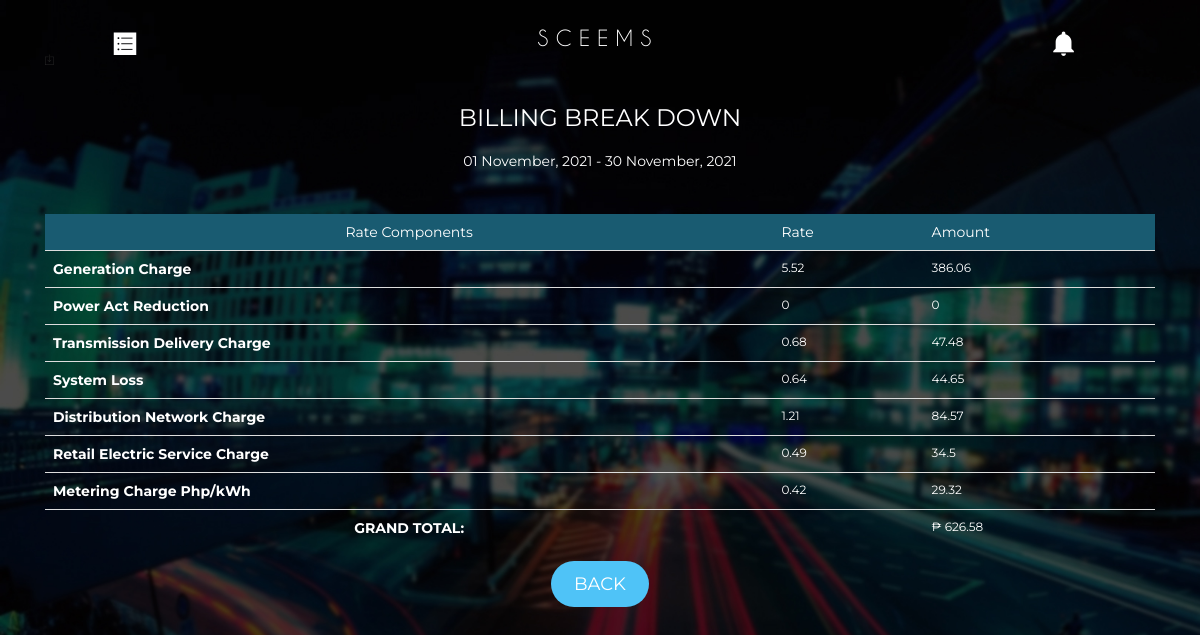
Page /billingbreakdown.php (signed in) on the committed database.
### tables this page shows
CREATE TABLE `price_rates` (
  `price_rates_id` int(11) NOT NULL,
  `account_type_id` int(11) NOT NULL,
  `rate_name` varchar(50) NOT NULL,
  `rate` decimal(10,6) NOT NULL,
  `rate_date` date NOT NULL,
  `rate_status` varchar(10) NOT NULL
);

CREATE TABLE `bill_cycle` (
  `bill_cycle_id` int(11) NOT NULL,
  `account_id` int(11) NOT NULL,
  `previous_meter_reading` decimal(20,6) NOT NULL,
  `present_meter_reading` decimal(20,6) NOT NULL,
  `no_of_data` int(11) NOT NULL,
  `month` varchar(50) NOT NULL,
  `year` varchar(5) NOT NULL,
  `total_bill` decimal(20,6) NOT NULL,
  `payment_status` varchar(20) NOT NULL
);

### billingbreakdown.php (the view, shortened to what this page needs)
<?php session_start();
$account_id = $_SESSION['account_number'];
$account_type_id = $_SESSION['account_type_id'];
$firstday = date('01 F, Y');
$lastday = date('t F, Y');
?>
<!DOCTYPE html>
<html lang="en">
<head>
	<link rel="stylesheet" href="assets/css/bootstrap.min.css">
	<link rel="stylesheet" href="assets/css/ionicons.min.css">
	<link rel="stylesheet" href="assets/css/owl.carousel.css">
	<link rel="stylesheet" href="assets/css/owl.theme.css">
	<link rel="stylesheet" href="assets/css/animate.css">
	<link rel="stylesheet" href="assets/css/style.css">
	<link href="uiassets/css/bootstrap.min.css" rel="stylesheet" />
	<link href="uiassets/css/now-ui-kit.css?v=1.1.0" rel="stylesheet" />
	<link rel="stylesheet" href="https://maxcdn.bootstrapcdn.com/font-awesome/latest/css/font-awesome.min.css" />
	<link rel="stylesheet" href="assets/css/ownstyle.css">
</head>
<body id="banner">
	<header class="sticky" id="header">
		<section class="container">
			<section class="row" id="logo_menu">
				<section style =" -ms-flex: 0 0 16.666667%;  flex: 0 0 16.666667%; max-width: 16.666667%;"><center>
					<button class="btn btn-link ion-ios-list icons"  onclick="location.href = 'billcyclelog.php';" style="	color:white; margin-top:0px; text-align:center;"></button>
				</center></section>
				<section  style ="  flex: 0 0 65.666667%; max-width: 66.666667%; "><center><a class="logo" href=""> S C E E M S</a></center></section>
				<section  style ="-ms-flex: 0 0 16.666667%;  flex: 0 0 16.666667%;  max-width: 16.666667%;"><center>
					<div class="dropdown " >
						<button class="dropbtn ion-android-notifications icons" style="	color:white;"></button><span class="label label-pill label-danger count " style="border-radius:10px;"></span>
					</div>
				</center></section>
			</section>
		</section>
	</header>
	<div class="wrappper">
		<section class="container" style =  "padding-top: 50px; padding-bottom:150px">
			<i class="ion-ios-download-outline"></i>
			<center><h4 style = "color:#fff">BILLING BREAK DOWN</h4>
			<span style= "color:#fff;"><?php echo $firstday, " - ", $lastday ?> </span></center><br><br>
        <table class = "table animated fadeInDown delay-1s">
        <thead style = "background-color:#195b71;" >
        <tr>
        <td style = "color:#fff"><center>Rate Components</center></td>
        <td style = "color:#fff">Rate</td>
        <td style = "color:#fff">Amount</td>
        </tr>
        </thead>
				<tbody id='tbodie'>
        <?php
include "connection.php";
$month = date("F");
$year = date("Y");
$sql = "SELECT * FROM bill_cycle WHERE account_id = $account_id AND month = '$month' AND year = '$year' ;";
$result = $conn ->query($sql);
while($row = $result->fetch_assoc()){
  $tblPrevious = $row['previous_meter_reading'];
  $tblPresent  = $row['present_meter_reading'];
  $tblConsume =$tblPresent - $tblPrevious;
}
$sqlprice = "SELECT rate_name, rate FROM price_rates WHERE account_type_id = $account_type_id AND rate_status = 'new';";
$resultprice = $conn ->query($sqlprice);
while($row = $resultprice->fetch_assoc()){
$tblRateName = $row['rate_name'];
$tblRate = $row['rate'];
	echo '<tr>
    <th style = "color:#fff">'.$tblRateName.'</th>
    <td style = "color:#fff; font-size:12px;">'.round($tblRate,2).'</td>
		<td style = "color:#fff; font-size:12px;">'.round($tblRate*$tblConsume,2).'</td>
  </tr>';
}
$sqlpricetotal = "SELECT SUM(rate) AS 'Rate_TOTAL' FROM price_rates WHERE account_type_id = $account_type_id AND rate_status = 'new';";
$resultpricetotal = $conn ->query($sqlpricetotal);
while($row = $resultpricetotal->fetch_assoc()){
$tblRateTotal = $row['Rate_TOTAL'];
}
	?>
	<tr>
		<th style = "color:#fff"><center>GRAND TOTAL:</center></th>
		<td style = "color:#fff; font-size:12px;"></td>
		<td style = "color:#fff; font-size:12px;">₱ <?php echo number_format(round($tblRateTotal*$tblConsume,2),2)?></td>
	</tr>
</tbody>
        <table>
					<center><button type="button" class="btn btn-primary btn-round k" onclick="location.href = 'account.php';">BACK</button></center>
				</section>
		</div>
	</body>
	</html>

### assets/css/style.css (style rules this page uses)
* { outline: none !important; }
body { font-family: 'Lato', Calibri, Arial, sans-serif; color: #222; }
h1, h2, h3, h4, h5, h6 { font-family: 'Roboto', sans-serif; }
p, a, li { font-family: 'Oxygen', sans-serif; }
a { transition: all 0.3s ease-out; position: relative; padding: .5em; margin: -.5em; }
.sticky { position: fixed; width: 100%; background: transparent; padding: 15px 0px; transition: all 0.5s; z-index: 99999; }
.logo { font-family: 'caviar_dreams'; color: #fff; font-size: 2em; line-height: 1.6; }
#logo_menu { padding: 5px 0px; }
#banner { background: url(../img/bg.jpg); background-size: cover; background-attachment: fixed; position: relative; }

### assets/css/ownstyle.css (style rules this page uses)
.btn-primary { background-color:#4fc3f7; color: #FFFFFF; font-size:18px; }
.dropbtn { background-color: transparent; color: white; padding: 2px; font-size: 16px; border: none; cursor: pointer; }
.dropdown { position: relative; display: inline-block; }
@media screen and (max-device-width : 1920px) { .icons { font-size: 40px; } }
@media screen and (max-device-width : 1920px) { .logo { font-family: 'caviar_dreams'; color: #fff; font-size: 2em; line-height: 1.6; } }
@media (max-width: 1580px) { .icons { font-size: 30px; } }
@media (max-width: 1580px) { .logo { font-family: 'caviar_dreams'; color: #fff; font-size: 1.5em; line-height: 1.6; } }

### billingbreakdown.php (style rules this page uses)
.dropbtn { background-color: transparent; color: white; padding: 2px; font-size: 16px; border: none; cursor: pointer; }
.dropdown { position: relative; display: inline-block; }
@media screen and (max-device-width : 1920px) { .icons { font-size: 40px; } }
@media screen and (max-device-width : 1920px) { .logo { font-family: 'caviar_dreams'; color: #fff; font-size: 2em; line-height: 1.6; } }
@media (max-width: 1580px) { .icons { font-size: 30px; } }
@media (max-width: 1580px) { .logo { font-family: 'caviar_dreams'; color: #fff; font-size: 1.5em; line-height: 1.6; } }

### rows in the picture
price_rates: rate_name "Generation Charge", rate "5.52", $tblRate*$tblConsume "386.06"
price_rates: rate_name "Power Act Reduction", rate "0", $tblRate*$tblConsume "0"
price_rates: rate_name "Transmission Delivery Charge", rate "0.68", $tblRate*$tblConsume "47.48"
price_rates: rate_name "System Loss", rate "0.64", $tblRate*$tblConsume "44.65"
price_rates: rate_name "Distribution Network Charge", rate "1.21", $tblRate*$tblConsume "84.57"
price_rates: rate_name "Retail Electric Service Charge", rate "0.49", $tblRate*$tblConsume "34.5"
price_rates: rate_name "Metering Charge Php/kWh", rate "0.42", $tblRate*$tblConsume "29.32"

### other values in the picture
$tblRateTotal*$tblConsume "626.58"
